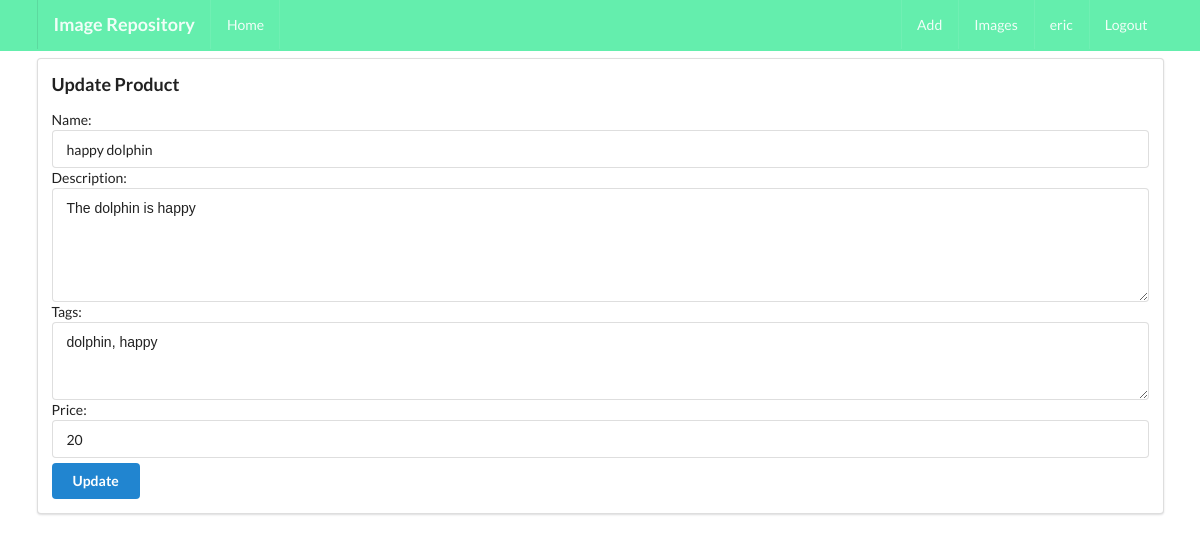
Page /products/5/update/ (signed in) on the earlier database version.
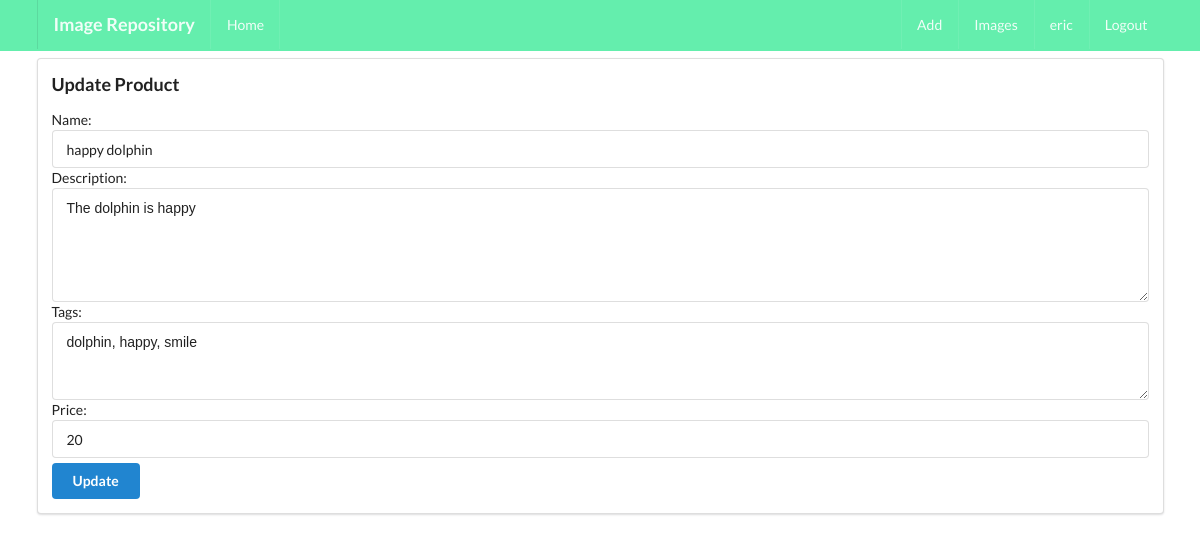
Same page on the later database version.
### products/models.py (models this page shows, shortened)
class Product(models.Model):
    image = models.ImageField(upload_to='products', validators=[FileExtensionValidator(['png', 'jpg', 'jpeg'])])
    name = models.CharField(default='product', max_length = 200)
    description = models.TextField(default="no bio", max_length=300,blank=True)
    tags = models.TextField(default="no bio", max_length=300,blank=True)
    slug = models.SlugField(unique=True, blank=True)
    owner = models.ForeignKey(Profile, on_delete=models.CASCADE, related_name='products')
    owned = 'owned'
    listed = 'listed'
    status_choice = [(owned, 'Owned'), (listed, 'Listed')]
    updated = models.DateTimeField(auto_now=True)
    created= models.DateTimeField(auto_now_add = True)
    price = models.IntegerField(default=1)
    status = models.CharField(max_length = 9,choices = status_choice, default = 1)
    class Meta:
        ordering = ('-created',)

### products/views.py (the view, shortened to what this page needs)
# urls.py: path('<pk>/update/', ProductUpdateView.as_view(), name='product-update'),
class ProductUpdateView(UpdateView):
    form_class = ProductUpdateForm
    model = Product
    template_name = 'products/update.html'
    success_url = reverse_lazy('products:main-product-view')

### products/forms.py
class ProductUpdateForm(forms.ModelForm):
    tags = forms.CharField(widget=forms.Textarea(attrs={'rows':3}))
    description = forms.CharField(widget=forms.Textarea(attrs={'rows':5}))
    class Meta:
        model = Product
        fields = ('name', 'description', 'tags', 'price')

### products/templates/products/update.html (shortened to what this page needs)
{% extends 'base.html' %}
{% block content %}
    <div class= 'ui segment'>
        <h3>Update Product</h3>
        <form action="" method="POST" class="ui form" enctype="multipart/form-data">
            {{form}}
            <button type ='submit' class ="ui button primary mt-5">Update</button>
        </form>
    </div>
{% endblock content %}

Differences in the rows shown:
changed Product "happy dolphin": tags "dolphin, happy" → "dolphin, happy, smile"
